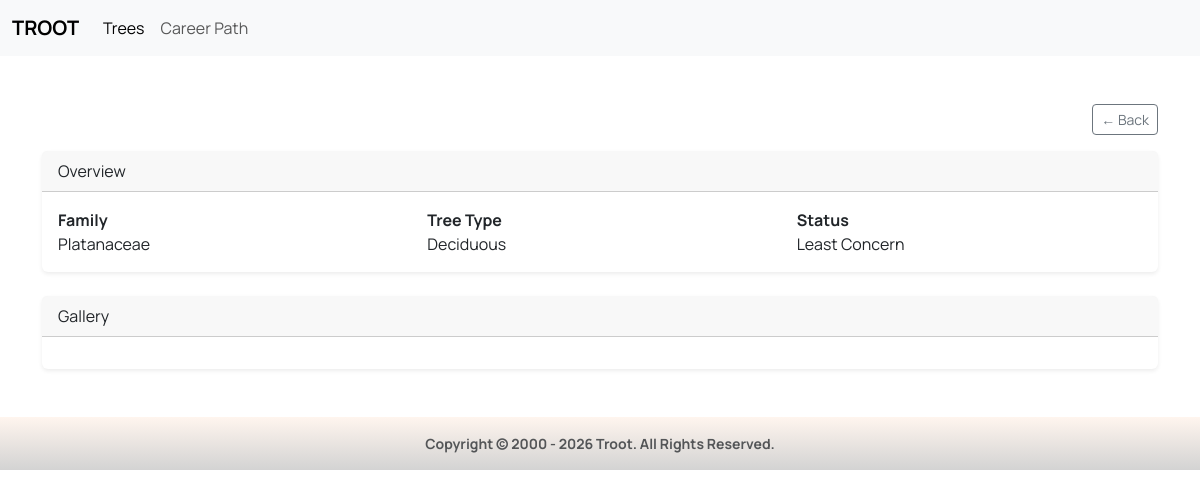
The app's page /trees/profile/141/ with its own data.
### trees/models.py (models this page shows, shortened)
class Tree(models.Model):
    TREE_TYPES = [
        ("deciduous", "Deciduous"),
        ("evergreen", "Evergreen"),
        ("conifer", "Conifer"),
    ]
    CONSERVATION_STATUS = [
        ("LC", "Least Concern"),
        ("NT", "Near Threatened"),
        ("VU", "Vulnerable"),
        ("EN", "Endangered"),
        ("CR", "Critically Endangered"),
    ]
    common_name = models.CharField(max_length=200)
    scientific_name = models.CharField(max_length=255, unique=True)
    family = models.CharField(max_length=200)
    tree_type = models.CharField(
        max_length=50,
        choices=TREE_TYPES
    )
    native_region = models.CharField(max_length=255)
    conservation_status = models.CharField(
        max_length=2,
        choices=CONSERVATION_STATUS,
        default="LC"
    )
    created_at = models.DateTimeField(auto_now_add=True)
    updated_at = models.DateTimeField(auto_now=True)
    class Meta:
        ordering = ["common_name"]

### trees/views.py (the view)
# urls.py: path("profile/<int:tree_id>/", views.tree_profile, name="tree_profile"),
def tree_profile(request, tree_id):
    tree = get_object_or_404(
        Tree,
        pk=tree_id
    )
    featured_image = tree.images.first()
    context = {
        "tree": tree,
        "featured_image": featured_image,
    }
    return render(
        request,
        "trees/tree_profile.html",
        context
    )

### trees/templates/trees/tree_profile.html (shortened to what this page needs)
{% extends 'base.html' %}
{% block content %}
<div class="container py-5">
    <div class="d-flex justify-content-end mb-3">
        <button onclick="history.back()" class="btn btn-outline-secondary btn-sm">
            ← Back
        </button>
    </div>
        <div class="card shadow-sm border-0 mb-4">
            <div class="card-header">
                Overview
            </div>
            <div class="card-body">
                <div class="row">
                    <div class="col-md-4">
                        <strong>Family</strong><br>
                        {{ tree.family }}
                    </div>
                    <div class="col-md-4">
                        <strong>Tree Type</strong><br>
                        {{ tree.get_tree_type_display }}
                    </div>
                    <div class="col-md-4">
                        <strong>Status</strong><br>
                        {{ tree.get_conservation_status_display }}
                    </div>
                </div>
            </div>
        </div>
        <div class="card shadow-sm border-0">
            <div class="card-header">
                Gallery
            </div>
            <div class="card-body">
            </div>
        </div>
</div>
{% endblock %}

### static/css/styles.css (style rules this page uses)
body, h1, h2, h3, h4, h5, h6 { font-family: 'Manrope', sans-serif !important; }

### records on screen
Tree: family "Platanaceae", tree_type "Deciduous", conservation_status "Least Concern"
